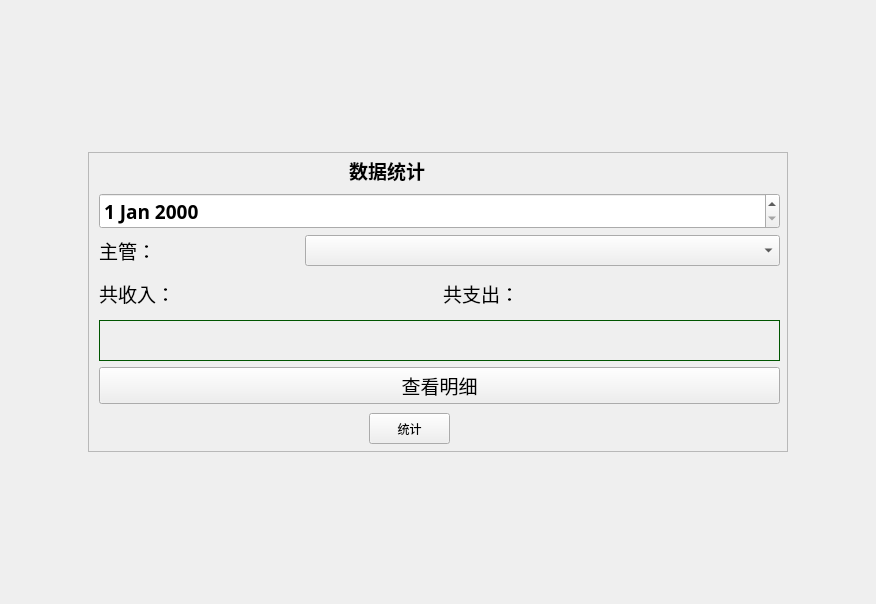
<?xml version="1.0" encoding="UTF-8"?>
<ui version="4.0">
 <class>DataStatistic</class>
 <widget class="QWidget" name="DataStatistic">
  <property name="geometry">
   <rect>
    <x>0</x>
    <y>0</y>
    <width>876</width>
    <height>604</height>
   </rect>
  </property>
  <property name="windowTitle">
   <string>Form</string>
  </property>
  <layout class="QGridLayout" name="gridLayout">
   <item row="0" column="0">
    <layout class="QHBoxLayout" name="horizontalLayout_4">
     <item>
      <spacer name="horizontalSpacer">
       <property name="orientation">
        <enum>Qt::Horizontal</enum>
       </property>
       <property name="sizeHint" stdset="0">
        <size>
         <width>40</width>
         <height>20</height>
        </size>
       </property>
      </spacer>
     </item>
     <item>
      <layout class="QVBoxLayout" name="verticalLayout_2">
       <item>
        <spacer name="verticalSpacer">
         <property name="orientation">
          <enum>Qt::Vertical</enum>
         </property>
         <property name="sizeHint" stdset="0">
          <size>
           <width>20</width>
           <height>40</height>
          </size>
         </property>
        </spacer>
       </item>
       <item>
        <widget class="QScrollArea" name="scrollArea">
         <property name="minimumSize">
          <size>
           <width>700</width>
           <height>300</height>
          </size>
         </property>
         <property name="widgetResizable">
          <bool>true</bool>
         </property>
         <widget class="QWidget" name="scrollAreaWidgetContents">
          <property name="geometry">
           <rect>
            <x>0</x>
            <y>0</y>
            <width>698</width>
            <height>298</height>
           </rect>
          </property>
          <widget class="QPushButton" name="pushButton">
           <property name="geometry">
            <rect>
             <x>280</x>
             <y>260</y>
             <width>81</width>
             <height>31</height>
            </rect>
           </property>
           <property name="text">
            <string>统计</string>
           </property>
          </widget>
          <widget class="QWidget" name="layoutWidget">
           <property name="geometry">
            <rect>
             <x>10</x>
             <y>40</y>
             <width>681</width>
             <height>211</height>
            </rect>
           </property>
           <layout class="QVBoxLayout" name="verticalLayout">
            <item>
             <layout class="QHBoxLayout" name="horizontalLayout_2">
              <item>
               <widget class="QDateEdit" name="dateEdit">
                <property name="sizePolicy">
                 <sizepolicy hsizetype="Expanding" vsizetype="Fixed">
                  <horstretch>0</horstretch>
                  <verstretch>0</verstretch>
                 </sizepolicy>
                </property>
                <property name="minimumSize">
                 <size>
                  <width>0</width>
                  <height>30</height>
                 </size>
                </property>
                <property name="font">
                 <font>
                  <family>Aharoni</family>
                  <pointsize>14</pointsize>
                  <weight>75</weight>
                  <bold>true</bold>
                 </font>
                </property>
               </widget>
              </item>
             </layout>
            </item>
            <item>
             <layout class="QHBoxLayout" name="horizontalLayout">
              <item>
               <widget class="QLabel" name="label_2">
                <property name="minimumSize">
                 <size>
                  <width>100</width>
                  <height>0</height>
                 </size>
                </property>
                <property name="maximumSize">
                 <size>
                  <width>200</width>
                  <height>16777215</height>
                 </size>
                </property>
                <property name="font">
                 <font>
                  <family>Andalus</family>
                  <pointsize>14</pointsize>
                 </font>
                </property>
                <property name="text">
                 <string>主管：</string>
                </property>
                <property name="alignment">
                 <set>Qt::AlignLeading|Qt::AlignLeft|Qt::AlignVCenter</set>
                </property>
               </widget>
              </item>
              <item>
               <widget class="QComboBox" name="comboBox">
                <property name="minimumSize">
                 <size>
                  <width>0</width>
                  <height>30</height>
                 </size>
                </property>
                <property name="font">
                 <font>
                  <family>Andalus</family>
                  <pointsize>12</pointsize>
                 </font>
                </property>
               </widget>
              </item>
             </layout>
            </item>
            <item>
             <layout class="QHBoxLayout" name="horizontalLayout_3">
              <item>
               <widget class="QLabel" name="label_4">
                <property name="minimumSize">
                 <size>
                  <width>100</width>
                  <height>0</height>
                 </size>
                </property>
                <property name="font">
                 <font>
                  <family>Andalus</family>
                  <pointsize>14</pointsize>
                 </font>
                </property>
                <property name="text">
                 <string>共收入：</string>
                </property>
                <property name="alignment">
                 <set>Qt::AlignLeading|Qt::AlignLeft|Qt::AlignVCenter</set>
                </property>
               </widget>
              </item>
              <item>
               <widget class="QLabel" name="label_sr">
                <property name="minimumSize">
                 <size>
                  <width>100</width>
                  <height>0</height>
                 </size>
                </property>
                <property name="palette">
                 <palette>
                  <active>
                   <colorrole role="WindowText">
                    <brush brushstyle="SolidPattern">
                     <color alpha="255">
                      <red>0</red>
                      <green>255</green>
                      <blue>0</blue>
                     </color>
                    </brush>
                   </colorrole>
                   <colorrole role="Text">
                    <brush brushstyle="SolidPattern">
                     <color alpha="255">
                      <red>0</red>
                      <green>255</green>
                      <blue>0</blue>
                     </color>
                    </brush>
                   </colorrole>
                  </active>
                  <inactive>
                   <colorrole role="WindowText">
                    <brush brushstyle="SolidPattern">
                     <color alpha="255">
                      <red>0</red>
                      <green>255</green>
                      <blue>0</blue>
                     </color>
                    </brush>
                   </colorrole>
                   <colorrole role="Text">
                    <brush brushstyle="SolidPattern">
                     <color alpha="255">
                      <red>0</red>
                      <green>255</green>
                      <blue>0</blue>
                     </color>
                    </brush>
                   </colorrole>
                  </inactive>
                  <disabled>
                   <colorrole role="WindowText">
                    <brush brushstyle="SolidPattern">
                     <color alpha="255">
                      <red>120</red>
                      <green>120</green>
                      <blue>120</blue>
                     </color>
                    </brush>
                   </colorrole>
                   <colorrole role="Text">
                    <brush brushstyle="SolidPattern">
                     <color alpha="255">
                      <red>120</red>
                      <green>120</green>
                      <blue>120</blue>
                     </color>
                    </brush>
                   </colorrole>
                  </disabled>
                 </palette>
                </property>
                <property name="font">
                 <font>
                  <family>Andalus</family>
                  <pointsize>14</pointsize>
                 </font>
                </property>
                <property name="text">
                 <string/>
                </property>
                <property name="alignment">
                 <set>Qt::AlignLeading|Qt::AlignLeft|Qt::AlignVCenter</set>
                </property>
               </widget>
              </item>
              <item>
               <widget class="QLabel" name="label">
                <property name="minimumSize">
                 <size>
                  <width>100</width>
                  <height>0</height>
                 </size>
                </property>
                <property name="font">
                 <font>
                  <family>Andalus</family>
                  <pointsize>14</pointsize>
                 </font>
                </property>
                <property name="text">
                 <string>共支出：</string>
                </property>
                <property name="alignment">
                 <set>Qt::AlignLeading|Qt::AlignLeft|Qt::AlignVCenter</set>
                </property>
               </widget>
              </item>
              <item>
               <widget class="QLabel" name="label_zc">
                <property name="minimumSize">
                 <size>
                  <width>100</width>
                  <height>0</height>
                 </size>
                </property>
                <property name="palette">
                 <palette>
                  <active>
                   <colorrole role="WindowText">
                    <brush brushstyle="SolidPattern">
                     <color alpha="255">
                      <red>255</red>
                      <green>0</green>
                      <blue>0</blue>
                     </color>
                    </brush>
                   </colorrole>
                   <colorrole role="Button">
                    <brush brushstyle="SolidPattern">
                     <color alpha="255">
                      <red>255</red>
                      <green>0</green>
                      <blue>0</blue>
                     </color>
                    </brush>
                   </colorrole>
                   <colorrole role="Light">
                    <brush brushstyle="SolidPattern">
                     <color alpha="255">
                      <red>255</red>
                      <green>127</green>
                      <blue>127</blue>
                     </color>
                    </brush>
                   </colorrole>
                   <colorrole role="Midlight">
                    <brush brushstyle="SolidPattern">
                     <color alpha="255">
                      <red>255</red>
                      <green>63</green>
                      <blue>63</blue>
                     </color>
                    </brush>
                   </colorrole>
                   <colorrole role="Dark">
                    <brush brushstyle="SolidPattern">
                     <color alpha="255">
                      <red>127</red>
                      <green>0</green>
                      <blue>0</blue>
                     </color>
                    </brush>
                   </colorrole>
                   <colorrole role="Mid">
                    <brush brushstyle="SolidPattern">
                     <color alpha="255">
                      <red>170</red>
                      <green>0</green>
                      <blue>0</blue>
                     </color>
                    </brush>
                   </colorrole>
                   <colorrole role="Text">
                    <brush brushstyle="SolidPattern">
                     <color alpha="255">
                      <red>255</red>
                      <green>0</green>
                      <blue>0</blue>
                     </color>
                    </brush>
                   </colorrole>
                   <colorrole role="BrightText">
                    <brush brushstyle="SolidPattern">
                     <color alpha="255">
                      <red>255</red>
                      <green>255</green>
                      <blue>255</blue>
                     </color>
                    </brush>
                   </colorrole>
                   <colorrole role="ButtonText">
                    <brush brushstyle="SolidPattern">
                     <color alpha="255">
                      <red>0</red>
                      <green>0</green>
                      <blue>0</blue>
                     </color>
                    </brush>
                   </colorrole>
                   <colorrole role="Base">
                    <brush brushstyle="SolidPattern">
                     <color alpha="255">
                      <red>255</red>
                      <green>255</green>
                      <blue>255</blue>
                     </color>
                    </brush>
                   </colorrole>
                   <colorrole role="Window">
                    <brush brushstyle="SolidPattern">
                     <color alpha="255">
                      <red>255</red>
                      <green>0</green>
                      <blue>0</blue>
                     </color>
                    </brush>
                   </colorrole>
                   <colorrole role="Shadow">
                    <brush brushstyle="SolidPattern">
                     <color alpha="255">
                      <red>0</red>
                      <green>0</green>
                      <blue>0</blue>
                     </color>
                    </brush>
                   </colorrole>
                   <colorrole role="AlternateBase">
                    <brush brushstyle="SolidPattern">
                     <color alpha="255">
                      <red>255</red>
                      <green>127</green>
                      <blue>127</blue>
                     </color>
                    </brush>
                   </colorrole>
                   <colorrole role="ToolTipBase">
                    <brush brushstyle="SolidPattern">
                     <color alpha="255">
                      <red>255</red>
                      <green>255</green>
                      <blue>220</blue>
                     </color>
                    </brush>
                   </colorrole>
                   <colorrole role="ToolTipText">
                    <brush brushstyle="SolidPattern">
                     <color alpha="255">
                      <red>0</red>
                      <green>0</green>
                      <blue>0</blue>
                     </color>
                    </brush>
                   </colorrole>
                  </active>
                  <inactive>
                   <colorrole role="WindowText">
                    <brush brushstyle="SolidPattern">
                     <color alpha="255">
                      <red>255</red>
                      <green>0</green>
                      <blue>0</blue>
                     </color>
                    </brush>
                   </colorrole>
                   <colorrole role="Button">
                    <brush brushstyle="SolidPattern">
                     <color alpha="255">
                      <red>255</red>
                      <green>0</green>
                      <blue>0</blue>
                     </color>
                    </brush>
                   </colorrole>
                   <colorrole role="Light">
                    <brush brushstyle="SolidPattern">
                     <color alpha="255">
                      <red>255</red>
                      <green>127</green>
                      <blue>127</blue>
                     </color>
                    </brush>
                   </colorrole>
                   <colorrole role="Midlight">
                    <brush brushstyle="SolidPattern">
                     <color alpha="255">
                      <red>255</red>
                      <green>63</green>
                      <blue>63</blue>
                     </color>
                    </brush>
                   </colorrole>
                   <colorrole role="Dark">
                    <brush brushstyle="SolidPattern">
                     <color alpha="255">
                      <red>127</red>
                      <green>0</green>
                      <blue>0</blue>
                     </color>
                    </brush>
                   </colorrole>
                   <colorrole role="Mid">
                    <brush brushstyle="SolidPattern">
                     <color alpha="255">
                      <red>170</red>
                      <green>0</green>
                      <blue>0</blue>
                     </color>
                    </brush>
                   </colorrole>
                   <colorrole role="Text">
                    <brush brushstyle="SolidPattern">
                     <color alpha="255">
                      <red>255</red>
                      <green>0</green>
                      <blue>0</blue>
                     </color>
                    </brush>
                   </colorrole>
                   <colorrole role="BrightText">
                    <brush brushstyle="SolidPattern">
                     <color alpha="255">
                      <red>255</red>
                      <green>255</green>
                      <blue>255</blue>
                     </color>
                    </brush>
                   </colorrole>
                   <colorrole role="ButtonText">
                    <brush brushstyle="SolidPattern">
                     <color alpha="255">
                      <red>0</red>
                      <green>0</green>
                      <blue>0</blue>
                     </color>
                    </brush>
                   </colorrole>
                   <colorrole role="Base">
                    <brush brushstyle="SolidPattern">
                     <color alpha="255">
                      <red>255</red>
                      <green>255</green>
                      <blue>255</blue>
                     </color>
                    </brush>
                   </colorrole>
                   <colorrole role="Window">
                    <brush brushstyle="SolidPattern">
                     <color alpha="255">
                      <red>255</red>
                      <green>0</green>
                      <blue>0</blue>
                     </color>
                    </brush>
                   </colorrole>
                   <colorrole role="Shadow">
                    <brush brushstyle="SolidPattern">
                     <color alpha="255">
                      <red>0</red>
                      <green>0</green>
                      <blue>0</blue>
                     </color>
                    </brush>
                   </colorrole>
                   <colorrole role="AlternateBase">
                    <brush brushstyle="SolidPattern">
                     <color alpha="255">
                      <red>255</red>
                      <green>127</green>
                      <blue>127</blue>
                     </color>
                    </brush>
                   </colorrole>
                   <colorrole role="ToolTipBase">
                    <brush brushstyle="SolidPattern">
                     <color alpha="255">
                      <red>255</red>
                      <green>255</green>
                      <blue>220</blue>
                     </color>
                    </brush>
                   </colorrole>
                   <colorrole role="ToolTipText">
                    <brush brushstyle="SolidPattern">
                     <color alpha="255">
                      <red>0</red>
                      <green>0</green>
                      <blue>0</blue>
                     </color>
                    </brush>
                   </colorrole>
                  </inactive>
                  <disabled>
                   <colorrole role="WindowText">
                    <brush brushstyle="SolidPattern">
                     <color alpha="255">
                      <red>127</red>
                      <green>0</green>
                      <blue>0</blue>
                     </color>
                    </brush>
                   </colorrole>
                   <colorrole role="Button">
                    <brush brushstyle="SolidPattern">
                     <color alpha="255">
                      <red>255</red>
                      <green>0</green>
                      <blue>0</blue>
                     </color>
                    </brush>
                   </colorrole>
                   <colorrole role="Light">
                    <brush brushstyle="SolidPattern">
                     <color alpha="255">
                      <red>255</red>
                      <green>127</green>
                      <blue>127</blue>
                     </color>
                    </brush>
                   </colorrole>
                   <colorrole role="Midlight">
                    <brush brushstyle="SolidPattern">
                     <color alpha="255">
                      <red>255</red>
                      <green>63</green>
                      <blue>63</blue>
                     </color>
                    </brush>
                   </colorrole>
                   <colorrole role="Dark">
                    <brush brushstyle="SolidPattern">
                     <color alpha="255">
                      <red>127</red>
                      <green>0</green>
                      <blue>0</blue>
                     </color>
                    </brush>
                   </colorrole>
                   <colorrole role="Mid">
                    <brush brushstyle="SolidPattern">
                     <color alpha="255">
                      <red>170</red>
                      <green>0</green>
                      <blue>0</blue>
                     </color>
                    </brush>
                   </colorrole>
                   <colorrole role="Text">
                    <brush brushstyle="SolidPattern">
                     <color alpha="255">
                      <red>127</red>
                      <green>0</green>
                      <blue>0</blue>
                     </color>
                    </brush>
                   </colorrole>
                   <colorrole role="BrightText">
                    <brush brushstyle="SolidPattern">
                     <color alpha="255">
                      <red>255</red>
                      <green>255</green>
                      <blue>255</blue>
                     </color>
                    </brush>
                   </colorrole>
                   <colorrole role="ButtonText">
                    <brush brushstyle="SolidPattern">
                     <color alpha="255">
                      <red>127</red>
                      <green>0</green>
                      <blue>0</blue>
                     </color>
                    </brush>
                   </colorrole>
                   <colorrole role="Base">
                    <brush brushstyle="SolidPattern">
                     <color alpha="255">
                      <red>255</red>
                      <green>0</green>
                      <blue>0</blue>
                     </color>
                    </brush>
                   </colorrole>
                   <colorrole role="Window">
                    <brush brushstyle="SolidPattern">
                     <color alpha="255">
                      <red>255</red>
                      <green>0</green>
                      <blue>0</blue>
                     </color>
                    </brush>
                   </colorrole>
                   <colorrole role="Shadow">
                    <brush brushstyle="SolidPattern">
                     <color alpha="255">
                      <red>0</red>
                      <green>0</green>
                      <blue>0</blue>
                     </color>
                    </brush>
                   </colorrole>
                   <colorrole role="AlternateBase">
                    <brush brushstyle="SolidPattern">
                     <color alpha="255">
                      <red>255</red>
                      <green>0</green>
                      <blue>0</blue>
                     </color>
                    </brush>
                   </colorrole>
                   <colorrole role="ToolTipBase">
                    <brush brushstyle="SolidPattern">
                     <color alpha="255">
                      <red>255</red>
                      <green>255</green>
                      <blue>220</blue>
                     </color>
                    </brush>
                   </colorrole>
                   <colorrole role="ToolTipText">
                    <brush brushstyle="SolidPattern">
                     <color alpha="255">
                      <red>0</red>
                      <green>0</green>
                      <blue>0</blue>
                     </color>
                    </brush>
                   </colorrole>
                  </disabled>
                 </palette>
                </property>
                <property name="font">
                 <font>
                  <family>Andalus</family>
                  <pointsize>14</pointsize>
                 </font>
                </property>
                <property name="text">
                 <string/>
                </property>
                <property name="alignment">
                 <set>Qt::AlignLeading|Qt::AlignLeft|Qt::AlignVCenter</set>
                </property>
               </widget>
              </item>
             </layout>
            </item>
            <item>
             <widget class="QLabel" name="label_ts">
              <property name="minimumSize">
               <size>
                <width>100</width>
                <height>0</height>
               </size>
              </property>
              <property name="font">
               <font>
                <family>Andalus</family>
                <pointsize>14</pointsize>
               </font>
              </property>
              <property name="styleSheet">
               <string notr="true">border-width: 1px;border-style: solid;border-color: rgb(0, 85, 0);
</string>
              </property>
              <property name="text">
               <string/>
              </property>
              <property name="alignment">
               <set>Qt::AlignCenter</set>
              </property>
             </widget>
            </item>
            <item>
             <widget class="QPushButton" name="pushButton_2">
              <property name="font">
               <font>
                <family>Angsana New</family>
                <pointsize>14</pointsize>
               </font>
              </property>
              <property name="text">
               <string>查看明细</string>
              </property>
             </widget>
            </item>
           </layout>
          </widget>
          <widget class="QLabel" name="label_3">
           <property name="geometry">
            <rect>
             <x>260</x>
             <y>0</y>
             <width>200</width>
             <height>35</height>
            </rect>
           </property>
           <property name="minimumSize">
            <size>
             <width>100</width>
             <height>0</height>
            </size>
           </property>
           <property name="maximumSize">
            <size>
             <width>200</width>
             <height>16777215</height>
            </size>
           </property>
           <property name="font">
            <font>
             <family>Aharoni</family>
             <pointsize>14</pointsize>
             <weight>75</weight>
             <bold>true</bold>
            </font>
           </property>
           <property name="text">
            <string>数据统计</string>
           </property>
           <property name="alignment">
            <set>Qt::AlignLeading|Qt::AlignLeft|Qt::AlignVCenter</set>
           </property>
          </widget>
          <zorder>layoutWidget</zorder>
          <zorder>pushButton</zorder>
          <zorder>label_3</zorder>
         </widget>
        </widget>
       </item>
       <item>
        <spacer name="verticalSpacer_2">
         <property name="orientation">
          <enum>Qt::Vertical</enum>
         </property>
         <property name="sizeHint" stdset="0">
          <size>
           <width>20</width>
           <height>40</height>
          </size>
         </property>
        </spacer>
       </item>
      </layout>
     </item>
     <item>
      <spacer name="horizontalSpacer_2">
       <property name="orientation">
        <enum>Qt::Horizontal</enum>
       </property>
       <property name="sizeHint" stdset="0">
        <size>
         <width>40</width>
         <height>20</height>
        </size>
       </property>
      </spacer>
     </item>
    </layout>
   </item>
  </layout>
 </widget>
 <resources/>
 <connections>
  <connection>
   <sender>pushButton</sender>
   <signal>clicked()</signal>
   <receiver>DataStatistic</receiver>
   <slot>SearchClick()</slot>
   <hints>
    <hint type="sourcelabel">
     <x>397</x>
     <y>426</y>
    </hint>
    <hint type="destinationlabel">
     <x>873</x>
     <y>447</y>
    </hint>
   </hints>
  </connection>
  <connection>
   <sender>pushButton_2</sender>
   <signal>clicked()</signal>
   <receiver>DataStatistic</receiver>
   <slot>ChaKanMingXi()</slot>
   <hints>
    <hint type="sourcelabel">
     <x>331</x>
     <y>382</y>
    </hint>
    <hint type="destinationlabel">
     <x>874</x>
     <y>491</y>
    </hint>
   </hints>
  </connection>
 </connections>
 <slots>
  <slot>SearchClick()</slot>
  <slot>ChaKanMingXi()</slot>
 </slots>
</ui>
